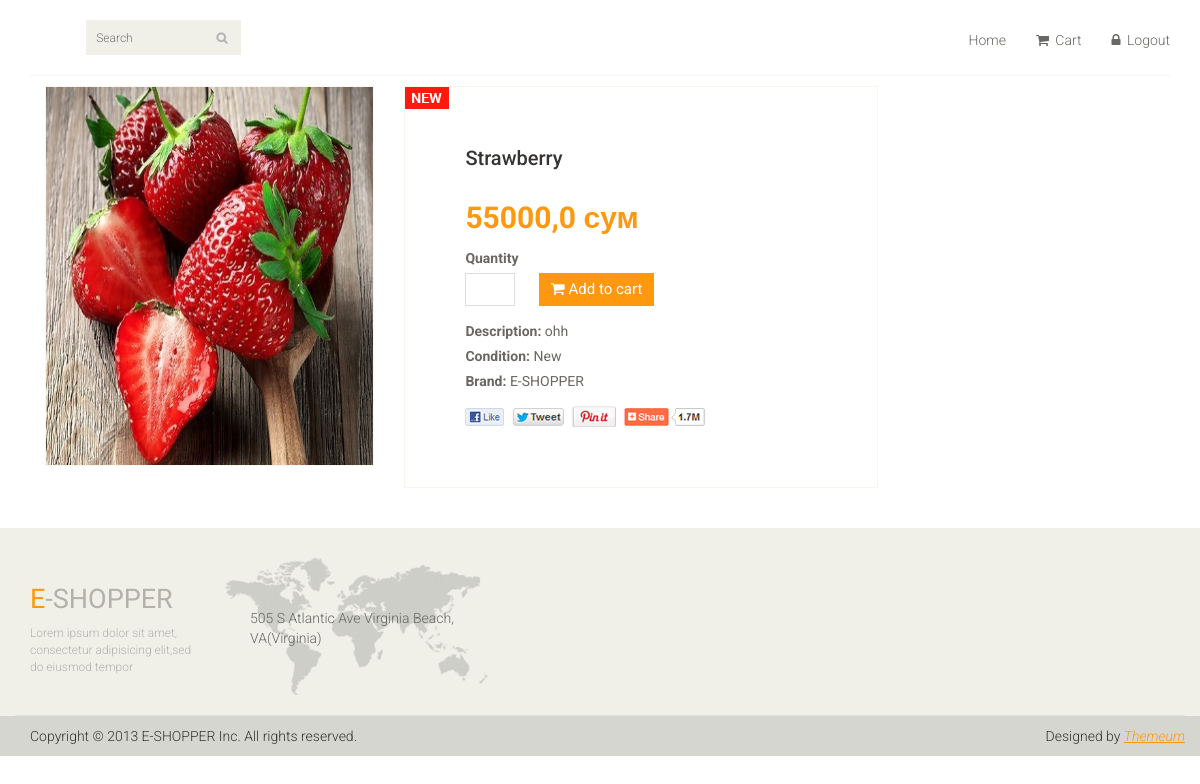
Page /product/Strawberry (signed in) on the committed database.
### main_page/models.py (models this page shows, shortened)
class Products(models.Model):
    product_category = models.ForeignKey(Category, on_delete=models.CASCADE)
    product_name = models.CharField(max_length=110)
    product_price = models.FloatField()
    product_des = models.TextField()
    product_count = models.IntegerField()
    added_date = models.DateTimeField(auto_now_add=True)
    product_image = models.ImageField(upload_to='media', null=True, blank=True)

### main_page/views.py (the view)
# urls.py: path('product/<str:pk>', views.get_exact_product),
def get_exact_product(request, pk):
    current_product = models.Products.objects.get(product_name=pk)
    return render(request, 'about_product.html', {'current_product': current_product}) # !Передать на front

### main_page/Templates/about_product.html (shortened to what this page needs)
{% extends 'index.html' %}
{% load static %}
{% block content %}
<section>
    <div class="container">
        <div class="row">
            <div class="col-sm-9 padding-right">
            <div class="product-details">
                <div class="col-sm-5">
                    <div class="view-product">
                        <img src="/{{ current_product.product_image }}" alt="" />
                    </div>
                </div>
                <div class="col-sm-7">
                    <div class="product-information">
                        <img src="{% static 'images/product-details/new.jpg' %}" class="newarrival" alt="" />
                        <h2>{{ current_product.product_name }}</h2>
                        <span>
                            <span>{{ current_product.product_price }} сум</span><br>
                            <label>Quantity</label><br>
                            <form action="/add_to_cart/{{ current_product.id }}" method="POST">
                                <input type="number" name="pr_count" />
                                <button type="submit" class="btn btn-fefault cart">
                                    <i class="fa fa-shopping-cart"></i>
                                          Add to cart
                                </button>
                            </form>
                        </span>
                        <p><b>Description:</b> {{ current_product.product_des }}</p>
                        <p><b>Condition:</b> New</p>
                        <p><b>Brand:</b> E-SHOPPER</p>
                        <a href=""><img src="images/product-details/share.png" class="share img-responsive"  alt="" /></a>
                    </div>
                </div>
            </div>
        </div>
        </div>
    </div>
</section>
{% endblock content %}

### main_page/static/css/main.css (style rules this page uses)
body { font-family: 'Roboto', sans-serif; background:; position: relative; font-weight:400px; }
a { -webkit-transition: 300ms; -moz-transition: 300ms; -o-transition: 300ms; transition: 300ms; }
h1, h2, h3, h4, h5, h6 { font-family: 'Roboto', sans-serif; }
.padding-right { padding-right: 0; }
.product-details { overflow:hidden; }
.product-details { margin-bottom: 40px; overflow: hidden; margin-top: 10px; }
.view-product { position: relative; }
.view-product img { border: 1px solid #F7F7F0; height: 380px; width: 100%; }
.product-information { border: 1px solid #F7F7F0; overflow: hidden; padding-bottom: 60px; padding-left: 60px; padding-top: 60px; position: relative; }
.newarrival { position:absolute; top:0; left:0 }
.product-information h2 { color: #363432; font-family: 'Roboto', sans-serif; font-size: 20px; margin-top: 0; }
.product-information p { color: #696763; font-family: 'Roboto', sans-serif; margin-bottom: 5px; }
.product-information span { display: inline-block; margin-bottom: 8px; margin-top: 18px; }
.product-information span span { color: #FE980F; float: left; font-family: 'Roboto', sans-serif; font-size: 30px; font-weight: 700; margin-right: 20px; margin-top: 0px; }
.product-information span input { border: 1px solid #DEDEDC; color: #696763; font-family: 'Roboto', sans-serif; font-size: 20px; font-weight: 700; height: 33px; outline: medium none; text-align: center; width: 50px; }
.product-information span label { color: #696763; font-family: 'Roboto', sans-serif; font-weight: 700; margin-bottom: 5px; }
.share { margin-top: 15px; }
.cart { background: #FE980F; border: 0 none; border-radius: 0; color: #FFFFFF; font-family: 'Roboto', sans-serif; font-size: 15px; margin-bottom: 7px; margin-left: 20px; }

### rows in the picture
Products: product_image (picture), product_name "Strawberry", product_price "55000,0", product_des "ohh"
